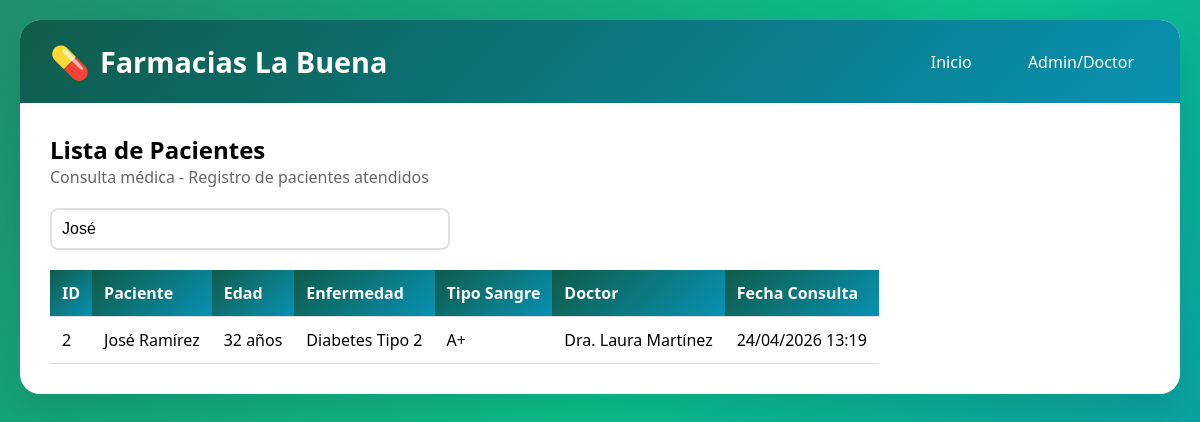
/index.php?buscar=José, run on the app's committed database.
### tables this page shows
CREATE TABLE `pacientes` (
  `id` int(11) NOT NULL,
  `nombre` varchar(100) NOT NULL,
  `apellido` varchar(100) NOT NULL,
  `edad` int(11) NOT NULL,
  `telefono` varchar(15) NOT NULL,
  `telefono_opcional` varchar(15) DEFAULT NULL,
  `direccion` varchar(200) NOT NULL,
  `enfermedad` varchar(100) NOT NULL,
  `alergias` text DEFAULT NULL,
  `tipo_sangre` varchar(5) NOT NULL,
  `fecha_consulta` timestamp NOT NULL DEFAULT current_timestamp(),
  `doctor_asignado` varchar(100) NOT NULL
);

### index.php (the view, shortened to what this page needs)
<?php
include 'conexion.php';
$busqueda = isset($_GET['buscar']) ? $_GET['buscar'] : '';
$sql = "SELECT * FROM pacientes ORDER BY fecha_consulta DESC";
if($busqueda) {
    $sql = "SELECT * FROM pacientes WHERE nombre LIKE '%$busqueda%' OR apellido LIKE '%$busqueda%' ORDER BY fecha_consulta DESC";
}
$result = $conexion->query($sql);
?>
<!DOCTYPE html>
<html lang="es">
<head>
    <link rel="stylesheet" href="style.css">
</head>
<body>
    <div class="container">
        <div class="header">
            <h1>Farmacias La Buena</h1>
            <div class="nav">
                <a href="index.php">Inicio</a>
                <a href="login.php">Admin/Doctor</a>
            </div>
        </div>
        <div class="content">
            <h2>Lista de Pacientes</h2>
            <p style="margin-bottom: 20px; color: #666;">Consulta médica - Registro de pacientes atendidos</p>
            <div class="search-box">
                <form method="GET">
                    <input type="text" name="buscar" placeholder=" Buscar paciente por nombre o apellido..." value="<?= htmlspecialchars($busqueda) ?>">
                </form>
            </div>
            <?php if($result->num_rows == 0): ?>
                <div class="alert alert-info">No hay pacientes registrados actualmente.</div>
            <?php else: ?>
                <table>
                    <thead>
                        <tr>
                            <th>ID</th>
                            <th>Paciente</th>
                            <th>Edad</th>
                            <th>Enfermedad</th>
                            <th>Tipo Sangre</th>
                            <th>Doctor</th>
                            <th>Fecha Consulta</th>
                        </tr>
                    </thead>
                    <tbody>
                        <?php while($row = $result->fetch_assoc()): ?>
                        <tr>
                            <td data-label="ID"><?= $row['id'] ?></td>
                            <td data-label="Paciente"><?= htmlspecialchars($row['nombre'] . ' ' . $row['apellido']) ?></td>
                            <td data-label="Edad"><?= $row['edad'] ?> años</td>
                            <td data-label="Enfermedad"><?= htmlspecialchars($row['enfermedad']) ?></td>
                            <td data-label="Tipo Sangre"><?= $row['tipo_sangre'] ?></td>
                            <td data-label="Doctor"><?= htmlspecialchars($row['doctor_asignado']) ?></td>
                            <td data-label="Fecha Consulta"><?= date('d/m/Y H:i', strtotime($row['fecha_consulta'])) ?></td>
                        </tr>
                        <?php endwhile; ?>
                    </tbody>
                </table>
            <?php endif; ?>
        </div>
    </div>
</body>
</html>

### style.css (style rules this page uses)
* { margin: 0; padding: 0; box-sizing: border-box; }
body { font-family: 'Segoe UI', Tahoma, Geneva, Verdana, sans-serif; background: linear-gradient(135deg, #1e8e6e 0%, #0cbf8c 50%, #0891b2 100%); min-height: 100vh; padding: 20px; }
.container { max-width: 1300px; margin: 0 auto; background: white; border-radius: 20px; box-shadow: 0 20px 40px rgba(0,0,0,0.1); overflow: hidden; }
.header { background: linear-gradient(135deg, #0f5c4a 0%, #0891b2 100%); color: white; padding: 20px 30px; display: flex; justify-content: space-between; align-items: center; }
.header h1 { font-size: 1.8rem; display: flex; align-items: center; gap: 10px; }
.header h1::before { content: "💊"; font-size: 2rem; }
.nav a { color: white; text-decoration: none; margin-left: 20px; padding: 8px 16px; border-radius: 8px; transition: all 0.3s; }
.content { padding: 30px; }
table { width: 100%; border-collapse: collapse; margin-top: 20px; overflow-x: auto; display: block; }
table th, table td { padding: 12px; text-align: left; border-bottom: 1px solid #e0e0e0; }
table th { background: linear-gradient(135deg, #0f5c4a 0%, #0891b2 100%); color: white; font-weight: bold; }
.search-box { margin-bottom: 20px; }
.search-box input { width: 100%; max-width: 400px; padding: 10px; border: 2px solid #e0e0e0; border-radius: 8px; font-size: 16px; }

### data on the page
pacientes: id "2", nombre+apellido "José Ramírez", edad "32", enfermedad "Diabetes Tipo 2", tipo_sangre "A+", doctor_asignado "Dra. Laura Martínez", fecha_consulta "24/04/2026 13:19"
